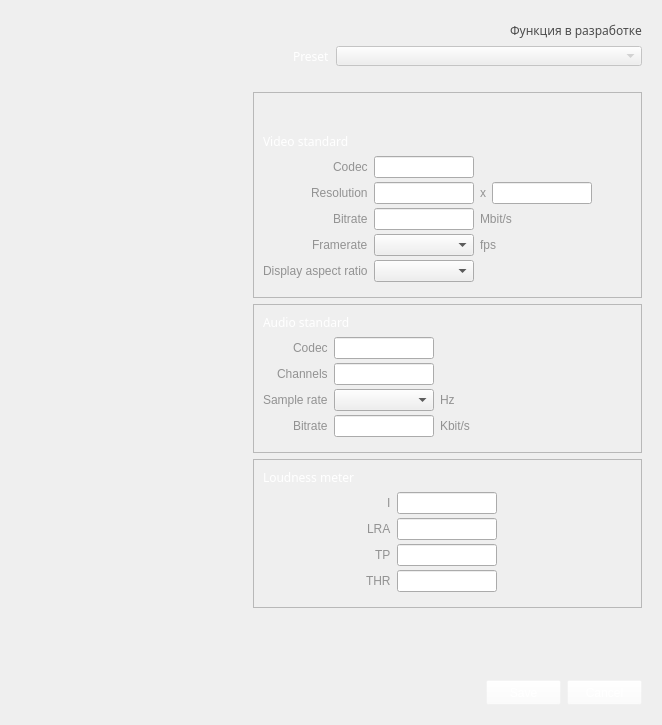
     <widget class="QWidget" name="page_1">
      <property name="geometry">
       <rect>
        <x>0</x>
        <y>0</y>
        <width>662</width>
        <height>725</height>
       </rect>
      </property>
      <attribute name="label">
       <string>Main preset</string>
      </attribute>
      <layout class="QGridLayout" name="gridLayout_9">
       <item row="0" column="1">
        <widget class="QFrame" name="main_frame_p1">
         <property name="styleSheet">
          <string notr="true">QFrame#main_frame_p1{
     border: none;
}</string>
         </property>
         <property name="frameShape">
          <enum>QFrame::StyledPanel</enum>
         </property>
         <property name="frameShadow">
          <enum>QFrame::Raised</enum>
         </property>
         <layout class="QGridLayout" name="gridLayout_7">
          <item row="2" column="0">
           <widget class="QFrame" name="frame_4">
            <property name="frameShape">
             <enum>QFrame::StyledPanel</enum>
            </property>
            <property name="frameShadow">
             <enum>QFrame::Raised</enum>
            </property>
            <layout class="QGridLayout" name="gridLayout_5">
             <item row="1" column="1">
              <spacer name="horizontalSpacer_2">
               <property name="orientation">
                <enum>Qt::Horizontal</enum>
               </property>
               <property name="sizeHint" stdset="0">
                <size>
                 <width>40</width>
                 <height>20</height>
                </size>
               </property>
              </spacer>
             </item>
             <item row="0" column="0">
              <widget class="QLabel" name="label_15">
               <property name="font">
                <font>
                 <family>Noto Sans</family>
                 <bold>false</bold>
                </font>
               </property>
               <property name="styleSheet">
                <string notr="true">color: white</string>
               </property>
               <property name="text">
                <string>Audio standard</string>
               </property>
              </widget>
             </item>
             <item row="1" column="0">
              <layout class="QGridLayout" name="gridLayout_2">
               <property name="bottomMargin">
                <number>6</number>
               </property>
               <property name="verticalSpacing">
                <number>4</number>
               </property>
               <item row="3" column="0" alignment="Qt::AlignRight">
                <widget class="QLabel" name="Bitrate_2">
                 <property name="minimumSize">
                  <size>
                   <width>0</width>
                   <height>0</height>
                  </size>
                 </property>
                 <property name="styleSheet">
                  <string notr="true">color: rgb(146, 146, 146)</string>
                 </property>
                 <property name="text">
                  <string>Bitrate</string>
                 </property>
                </widget>
               </item>
               <item row="1" column="0" alignment="Qt::AlignRight">
                <widget class="QLabel" name="Channels">
                 <property name="minimumSize">
                  <size>
                   <width>0</width>
                   <height>0</height>
                  </size>
                 </property>
                 <property name="baseSize">
                  <size>
                   <width>110</width>
                   <height>0</height>
                  </size>
                 </property>
                 <property name="styleSheet">
                  <string notr="true">color: rgb(146, 146, 146)</string>
                 </property>
                 <property name="text">
                  <string>Channels</string>
                 </property>
                </widget>
               </item>
               <item row="1" column="1">
                <widget class="QLineEdit" name="channels_txt">
                 <property name="minimumSize">
                  <size>
                   <width>60</width>
                   <height>0</height>
                  </size>
                 </property>
                 <property name="maximumSize">
                  <size>
                   <width>100</width>
                   <height>16777215</height>
                  </size>
                 </property>
                </widget>
               </item>
               <item row="2" column="2">
                <widget class="QLabel" name="label_21">
                 <property name="styleSheet">
                  <string notr="true">color: rgb(146, 146, 146)
</string>
                 </property>
                 <property name="text">
                  <string>Hz</string>
                 </property>
                </widget>
               </item>
               <item row="3" column="2">
                <widget class="QLabel" name="label_22">
                 <property name="styleSheet">
                  <string notr="true">color: rgb(146, 146, 146)
</string>
                 </property>
                 <property name="text">
                  <string>Kbit/s</string>
                 </property>
                </widget>
               </item>
               <item row="2" column="0" alignment="Qt::AlignRight">
                <widget class="QLabel" name="label_9">
                 <property name="minimumSize">
                  <size>
                   <width>0</width>
                   <height>0</height>
                  </size>
                 </property>
                 <property name="styleSheet">
                  <string notr="true">color: rgb(146, 146, 146)</string>
                 </property>
                 <property name="text">
                  <string>Sample rate</string>
                 </property>
                </widget>
               </item>
               <item row="3" column="1">
                <widget class="QLineEdit" name="a_bit_rate_txt">
                 <property name="minimumSize">
                  <size>
                   <width>60</width>
                   <height>0</height>
                  </size>
                 </property>
                 <property name="maximumSize">
                  <size>
                   <width>100</width>
                   <height>16777215</height>
                  </size>
                 </property>
                </widget>
               </item>
               <item row="2" column="1">
                <widget class="QComboBox" name="sample_rate_comboBox">
                 <property name="minimumSize">
                  <size>
                   <width>60</width>
                   <height>0</height>
                  </size>
                 </property>
                 <property name="maximumSize">
                  <size>
                   <width>100</width>
                   <height>16777215</height>
                  </size>
                 </property>
                </widget>
               </item>
               <item row="0" column="0" alignment="Qt::AlignRight">
                <widget class="QLabel" name="Codec_aud">
                 <property name="styleSheet">
                  <string notr="true">color: rgb(146, 146, 146)</string>
                 </property>
                 <property name="text">
                  <string>Codec</string>
                 </property>
                </widget>
               </item>
               <item row="0" column="1">
                <widget class="QLineEdit" name="codec_aud_txt">
                 <property name="minimumSize">
                  <size>
                   <width>60</width>
                   <height>0</height>
                  </size>
                 </property>
                 <property name="maximumSize">
                  <size>
                   <width>100</width>
                   <height>16777215</height>
                  </size>
                 </property>
                </widget>
               </item>
              </layout>
             </item>
            </layout>
           </widget>
          </item>
          <item row="3" column="0">
           <widget class="QFrame" name="frame_3">
            <property name="frameShape">
             <enum>QFrame::StyledPanel</enum>
            </property>
            <property name="frameShadow">
             <enum>QFrame::Raised</enum>
            </property>
            <layout class="QGridLayout" name="gridLayout_4">
             <item row="1" column="2">
              <spacer name="horizontalSpacer">
               <property name="orientation">
                <enum>Qt::Horizontal</enum>
               </property>
               <property name="sizeHint" stdset="0">
                <size>
                 <width>60</width>
                 <height>20</height>
                </size>
               </property>
              </spacer>
             </item>
             <item row="1" column="1">
              <layout class="QGridLayout" name="gridLayout_3">
               <property name="bottomMargin">
                <number>6</number>
               </property>
               <property name="verticalSpacing">
                <number>4</number>
               </property>
               <item row="0" column="1">
                <widget class="QLineEdit" name="r128_i_txt">
                 <property name="enabled">
                  <bool>true</bool>
                 </property>
                 <property name="minimumSize">
                  <size>
                   <width>60</width>
                   <height>0</height>
                  </size>
                 </property>
                 <property name="maximumSize">
                  <size>
                   <width>100</width>
                   <height>16777215</height>
                  </size>
                 </property>
                </widget>
               </item>
               <item row="2" column="0" alignment="Qt::AlignRight">
                <widget class="QLabel" name="ebu_TP">
                 <property name="styleSheet">
                  <string notr="true">color: rgb(146, 146, 146)</string>
                 </property>
                 <property name="text">
                  <string>TP</string>
                 </property>
                </widget>
               </item>
               <item row="0" column="0" alignment="Qt::AlignRight">
                <widget class="QLabel" name="ebu_I">
                 <property name="styleSheet">
                  <string notr="true">color: rgb(146, 146, 146)</string>
                 </property>
                 <property name="text">
                  <string>I</string>
                 </property>
                </widget>
               </item>
               <item row="2" column="1">
                <widget class="QLineEdit" name="r128_tp_txt">
                 <property name="enabled">
                  <bool>true</bool>
                 </property>
                 <property name="minimumSize">
                  <size>
                   <width>60</width>
                   <height>0</height>
                  </size>
                 </property>
                 <property name="maximumSize">
                  <size>
                   <width>100</width>
                   <height>16777215</height>
                  </size>
                 </property>
                </widget>
               </item>
               <item row="1" column="0" alignment="Qt::AlignRight">
                <widget class="QLabel" name="ebu_LRA">
                 <property name="styleSheet">
                  <string notr="true">color: rgb(146, 146, 146)</string>
                 </property>
                 <property name="text">
                  <string>LRA</string>
                 </property>
                </widget>
               </item>
               <item row="1" column="1">
                <widget class="QLineEdit" name="r128_lra_txt">
                 <property name="enabled">
                  <bool>true</bool>
                 </property>
                 <property name="minimumSize">
                  <size>
                   <width>60</width>
                   <height>0</height>
                  </size>
                 </property>
                 <property name="maximumSize">
                  <size>
                   <width>100</width>
                   <height>16777215</height>
                  </size>
                 </property>
                </widget>
               </item>
               <item row="3" column="0" alignment="Qt::AlignRight">
                <widget class="QLabel" name="ebu_THR">
                 <property name="styleSheet">
                  <string notr="true">color: rgb(146, 146, 146)</string>
                 </property>
                 <property name="text">
                  <string>THR</string>
                 </property>
                </widget>
               </item>
               <item row="3" column="1">
                <widget class="QLineEdit" name="r128_thr_txt">
                 <property name="enabled">
                  <bool>true</bool>
                 </property>
                 <property name="minimumSize">
                  <size>
                   <width>60</width>
                   <height>0</height>
                  </size>
                 </property>
                 <property name="maximumSize">
                  <size>
                   <width>100</width>
                   <height>16777215</height>
                  </size>
                 </property>
                </widget>
               </item>
              </layout>
             </item>
             <item row="0" column="0">
              <widget class="QLabel" name="label_16">
               <property name="font">
                <font>
                 <family>Noto Sans</family>
                 <bold>false</bold>
                </font>
               </property>
               <property name="styleSheet">
                <string notr="true">color: white</string>
               </property>
               <property name="text">
                <string>Loudness meter</string>
               </property>
              </widget>
             </item>
            </layout>
           </widget>
          </item>
          <item row="1" column="0">
           <widget class="QFrame" name="frame_5">
            <property name="frameShape">
             <enum>QFrame::StyledPanel</enum>
            </property>
            <property name="frameShadow">
             <enum>QFrame::Raised</enum>
            </property>
            <layout class="QGridLayout" name="gridLayout_6">
             <item row="1" column="0">
              <widget class="QLabel" name="label_2">
               <property name="font">
                <font>
                 <family>Noto Sans</family>
                 <bold>false</bold>
                </font>
               </property>
               <property name="styleSheet">
                <string notr="true">color: white</string>
               </property>
               <property name="text">
                <string>Video standard</string>
               </property>
              </widget>
             </item>
             <item row="2" column="1">
              <spacer name="horizontalSpacer_3">
               <property name="orientation">
                <enum>Qt::Horizontal</enum>
               </property>
               <property name="sizeHint" stdset="0">
                <size>
                 <width>40</width>
                 <height>20</height>
                </size>
               </property>
              </spacer>
             </item>
             <item row="2" column="0">
              <layout class="QGridLayout" name="gridLayout">
               <property name="bottomMargin">
                <number>6</number>
               </property>
               <property name="verticalSpacing">
                <number>4</number>
               </property>
               <item row="3" column="1">
                <widget class="QComboBox" name="frame_rate_comboBox">
                 <property name="minimumSize">
                  <size>
                   <width>60</width>
                   <height>0</height>
                  </size>
                 </property>
                 <property name="maximumSize">
                  <size>
                   <width>100</width>
                   <height>16777215</height>
                  </size>
                 </property>
                </widget>
               </item>
               <item row="0" column="0" alignment="Qt::AlignRight">
                <widget class="QLabel" name="Codec">
                 <property name="styleSheet">
                  <string notr="true">color: rgb(146, 146, 146)</string>
                 </property>
                 <property name="text">
                  <string>Codec</string>
                 </property>
                </widget>
               </item>
               <item row="3" column="0" alignment="Qt::AlignRight">
                <widget class="QLabel" name="Framerate">
                 <property name="styleSheet">
                  <string notr="true">color: rgb(146, 146, 146)</string>
                 </property>
                 <property name="text">
                  <string>Framerate</string>
                 </property>
                </widget>
               </item>
               <item row="1" column="0" alignment="Qt::AlignRight">
                <widget class="QLabel" name="Resolution">
                 <property name="styleSheet">
                  <string notr="true">color: rgb(146, 146, 146)</string>
                 </property>
                 <property name="text">
                  <string>Resolution</string>
                 </property>
                </widget>
               </item>
               <item row="2" column="1">
                <widget class="QLineEdit" name="v_bit_rate_txt">
                 <property name="minimumSize">
                  <size>
                   <width>60</width>
                   <height>0</height>
                  </size>
                 </property>
                 <property name="maximumSize">
                  <size>
                   <width>100</width>
                   <height>16777215</height>
                  </size>
                 </property>
                </widget>
               </item>
               <item row="3" column="2" colspan="2">
                <widget class="QLabel" name="label_20">
                 <property name="styleSheet">
                  <string notr="true">color: rgb(146, 146, 146)
</string>
                 </property>
                 <property name="text">
                  <string>fps</string>
                 </property>
                </widget>
               </item>
               <item row="1" column="2">
                <widget class="QLabel" name="label_4">
                 <property name="styleSheet">
                  <string notr="true">color: rgb(146, 146, 146)</string>
                 </property>
                 <property name="text">
                  <string>x</string>
                 </property>
                </widget>
               </item>
               <item row="2" column="0" alignment="Qt::AlignRight">
                <widget class="QLabel" name="Bitrate">
                 <property name="styleSheet">
                  <string notr="true">color: rgb(146, 146, 146)
</string>
                 </property>
                 <property name="text">
                  <string>Bitrate</string>
                 </property>
                </widget>
               </item>
               <item row="1" column="1">
                <widget class="QLineEdit" name="width_txt">
                 <property name="minimumSize">
                  <size>
                   <width>60</width>
                   <height>0</height>
                  </size>
                 </property>
                 <property name="maximumSize">
                  <size>
                   <width>100</width>
                   <height>16777215</height>
                  </size>
                 </property>
                </widget>
               </item>
               <item row="4" column="0" alignment="Qt::AlignRight">
                <widget class="QLabel" name="label_7">
                 <property name="styleSheet">
                  <string notr="true">color: rgb(146, 146, 146)</string>
                 </property>
                 <property name="text">
                  <string>Display aspect ratio</string>
                 </property>
                </widget>
               </item>
               <item row="2" column="2" colspan="2">
                <widget class="QLabel" name="label_19">
                 <property name="styleSheet">
                  <string notr="true">color: rgb(146, 146, 146)
</string>
                 </property>
                 <property name="text">
                  <string>Mbit/s</string>
                 </property>
                </widget>
               </item>
               <item row="0" column="1">
                <widget class="QLineEdit" name="codec_txt">
                 <property name="minimumSize">
                  <size>
                   <width>60</width>
                   <height>0</height>
                  </size>
                 </property>
                 <property name="maximumSize">
                  <size>
                   <width>100</width>
                   <height>16777215</height>
                  </size>
                 </property>
                </widget>
               </item>
               <item row="1" column="3">
                <widget class="QLineEdit" name="height_txt">
                 <property name="minimumSize">
                  <size>
                   <width>60</width>
                   <height>0</height>
                  </size>
                 </property>
                 <property name="maximumSize">
                  <size>
                   <width>100</width>
                   <height>16777215</height>
                  </size>
                 </property>
                </widget>
               </item>
               <item row="4" column="1">
                <widget class="QComboBox" name="dar_comboBox">
                 <property name="minimumSize">
                  <size>
                   <width>60</width>
                   <height>0</height>
                  </size>
                 </property>
                 <property name="maximumSize">
                  <size>
                   <width>100</width>
                   <height>16777215</height>
                  </size>
                 </property>
                </widget>
               </item>
              </layout>
             </item>
             <item row="0" column="0">
              <spacer name="verticalSpacer">
               <property name="orientation">
                <enum>Qt::Vertical</enum>
               </property>
               <property name="sizeHint" stdset="0">
                <size>
                 <width>20</width>
                 <height>40</height>
                </size>
               </property>
              </spacer>
             </item>
            </layout>
           </widget>
          </item>
          <item row="5" column="0">
           <layout class="QHBoxLayout" name="horizontalLayout_2">
            <property name="topMargin">
             <number>15</number>
            </property>
            <item>
             <spacer name="horizontalSpacer_7">
              <property name="orientation">
               <enum>Qt::Horizontal</enum>
              </property>
              <property name="sizeHint" stdset="0">
               <size>
                <width>40</width>
                <height>20</height>
               </size>
              </property>
             </spacer>
            </item>
            <item>
             <widget class="QPushButton" name="saveButton_main">
              <property name="minimumSize">
               <size>
                <width>75</width>
                <height>25</height>
               </size>
              </property>
              <property name="maximumSize">
               <size>
                <width>75</width>
                <height>25</height>
               </size>
              </property>
              <property name="styleSheet">
               <string notr="true">QPushButton{
	 color: white;
     background-color:rgba(255,255,255,10);
}
QPushButton:hover{
color: white
background-color:rgba(255,255,255,10);
}
QPushButton:pressed{
color: white
background-color:rgba(255,255,255,20);
}</string>
              </property>
              <property name="text">
               <string>Save</string>
              </property>
             </widget>
            </item>
            <item>
             <widget class="QPushButton" name="cancelButton_main">
              <property name="minimumSize">
               <size>
                <width>75</width>
                <height>25</height>
               </size>
              </property>
              <property name="maximumSize">
               <size>
                <width>75</width>
                <height>25</height>
               </size>
              </property>
              <property name="styleSheet">
               <string notr="true">QPushButton{
	 color: white;
     background-color:rgba(255,255,255,10);
}
QPushButton:hover{
color: white
background-color:rgba(255,255,255,10);
}
QPushButton:pressed{
color: white
background-color:rgba(255,255,255,20);
}</string>
              </property>
              <property name="text">
               <string>Cancel</string>
              </property>
             </widget>
            </item>
           </layout>
          </item>
          <item row="0" column="0">
           <layout class="QGridLayout" name="gridLayout_10" columnstretch="1,4">
            <property name="bottomMargin">
             <number>20</number>
            </property>
            <item row="1" column="0" alignment="Qt::AlignRight">
             <widget class="QLabel" name="label_17">
              <property name="enabled">
               <bool>false</bool>
              </property>
              <property name="maximumSize">
               <size>
                <width>16777215</width>
                <height>20</height>
               </size>
              </property>
              <property name="baseSize">
               <size>
                <width>0</width>
                <height>20</height>
               </size>
              </property>
              <property name="font">
               <font>
                <family>Noto Sans</family>
                <bold>false</bold>
               </font>
              </property>
              <property name="styleSheet">
               <string notr="true">color: white</string>
              </property>
              <property name="text">
               <string>Preset</string>
              </property>
             </widget>
            </item>
            <item row="1" column="1">
             <widget class="QComboBox" name="comboBox">
              <property name="enabled">
               <bool>false</bool>
              </property>
              <property name="maximumSize">
               <size>
                <width>16777215</width>
                <height>20</height>
               </size>
              </property>
              <property name="baseSize">
               <size>
                <width>0</width>
                <height>20</height>
               </size>
              </property>
             </widget>
            </item>
            <item row="0" column="1" alignment="Qt::AlignRight">
             <widget class="QLabel" name="label_18">
              <property name="sizePolicy">
               <sizepolicy hsizetype="Fixed" vsizetype="Fixed">
                <horstretch>0</horstretch>
                <verstretch>0</verstretch>
               </sizepolicy>
              </property>
              <property name="minimumSize">
               <size>
                <width>0</width>
                <height>20</height>
               </size>
              </property>
              <property name="maximumSize">
               <size>
                <width>16777215</width>
                <height>20</height>
               </size>
              </property>
              <property name="baseSize">
               <size>
                <width>0</width>
                <height>20</height>
               </size>
              </property>
              <property name="font">
               <font>
                <family>Noto Sans</family>
                <bold>false</bold>
               </font>
              </property>
              <property name="styleSheet">
               <string notr="true">color: rgb(76, 76, 76)</string>
              </property>
              <property name="text">
               <string>Функция в разработке</string>
              </property>
             </widget>
            </item>
           </layout>
          </item>
          <item row="4" column="0">
           <spacer name="verticalSpacer_3">
            <property name="orientation">
             <enum>Qt::Vertical</enum>
            </property>
            <property name="sizeHint" stdset="0">
             <size>
              <width>20</width>
              <height>60</height>
             </size>
            </property>
           </spacer>
          </item>
         </layout>
        </widget>
       </item>
       <item row="0" column="0">
        <spacer name="horizontalSpacer_4">
         <property name="orientation">
          <enum>Qt::Horizontal</enum>
         </property>
         <property name="sizeHint" stdset="0">
          <size>
           <width>200</width>
           <height>20</height>
          </size>
         </property>
        </spacer>
       </item>
      </layout>
     </widget>
